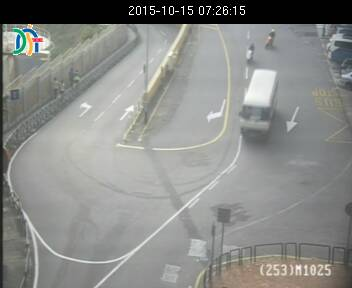
#> input picture images/image_00001.jpg, 352 x 288 px; its folder holds only this picture in this run
$ python traffic_map.py   (Python 2 division)
#> lines starting #> are read from the running program, lines starting #| are printed output that depends on the picture
import numpy as np
import cv2

def get_image(image_name):
#> called with image_name = 'images/image_00001.jpg'
	image = cv2.imread(image_name)
#> image is the input picture: shape (288, 352, 3); mean B, G, R 136.9, 139.8, 138.4

	# pre-process image. In my example, crop the black area and distant area of the image.
	if image is not None:
		image = image[100:,:-20]
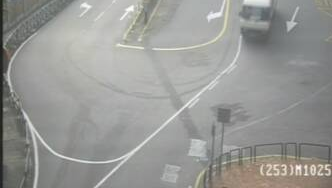
#> image: shape (188, 332, 3); mean B, G, R 149.4, 152.5, 151.9
	return image

def find_cars(image,model):
	"""
	Use pre-trained cascade classifier to detect cars.
	"""
#> (the run stopped early here; a loop or call above may not have finished)
